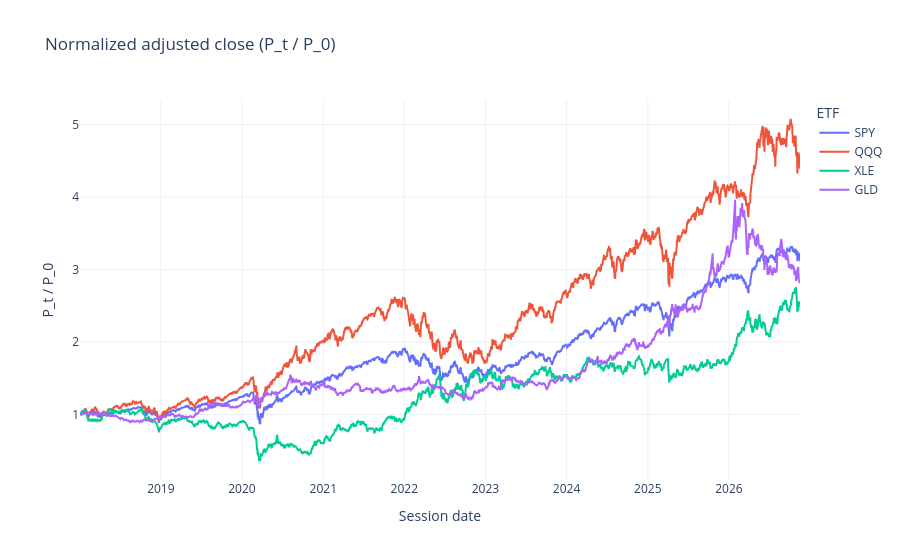

Notebook source saved alongside this figure:
### Code cell
normalized_panel = panel.with_columns([
    (pl.col(symbol) / pl.col(symbol).first()).alias(symbol)
    for symbol in SYMBOLS
])

figure = go.Figure()
for symbol in SYMBOLS:
    figure.add_scatter(
        x=normalized_panel.get_column("session_date").to_list(),
        y=normalized_panel.get_column(symbol).to_list(),
        mode="lines",
        name=symbol,
    )

figure.update_layout(
    title="Normalized adjusted close (P_t / P_0)",
    xaxis_title="Session date",
    yaxis_title="P_t / P_0",
    template="plotly_white",
    legend_title="ETF",
)
figure.show()

### Figure 1 — Plotly figure (JSON) as saved in the notebook; plotly's stock layout.template omitted (floating-point values rounded to 4 significant figures; data arrays with more than 128 entries replaced by an {"elided": "..."} marker saying what was removed)
{"data": [{"mode": "lines", "name": "SPY", "type": "scatter", "x": {"elided": "2232 str values"}, "y": {"elided": "2232 float values"}}, {"mode": "lines", "name": "QQQ", "type": "scatter", "x": {"elided": "2232 str values"}, "y": {"elided": "2232 float values"}}, {"mode": "lines", "name": "XLE", "type": "scatter", "x": {"elided": "2232 str values"}, "y": {"elided": "2232 float values"}}, {"mode": "lines", "name": "GLD", "type": "scatter", "x": {"elided": "2232 str values"}, "y": {"elided": "2232 float values"}}], "layout": {"legend": {"title": {"text": "ETF"}}, "title": {"text": "Normalized adjusted close (P_t / P_0)"}, "xaxis": {"title": {"text": "Session date"}}, "yaxis": {"title": {"text": "P_t / P_0"}}}}
